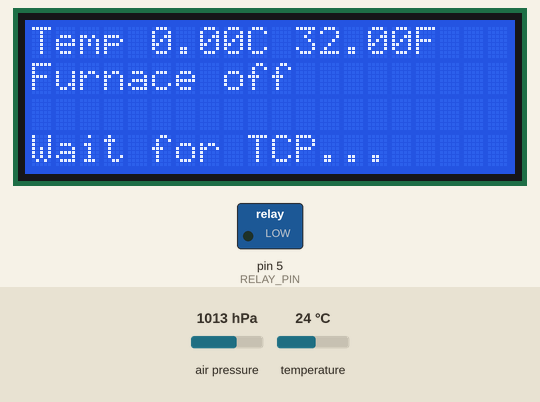
A sketch run on a simulated Arduino Uno, built with avr-gcc and run on an emulated ATmega328P. On the bench: 20×4 character LCD, switched loads named in the sketch (green lamp = pin HIGH). The inputs (shaded band) are chosen by the test bench; at power-on: temperature 24 °C, air pressure 1013 hPa. No radio packets arrive unless stated; what the sketch prints to the serial monitor is not drawn.

Above: at 15.2 s.
At 18.1 s:
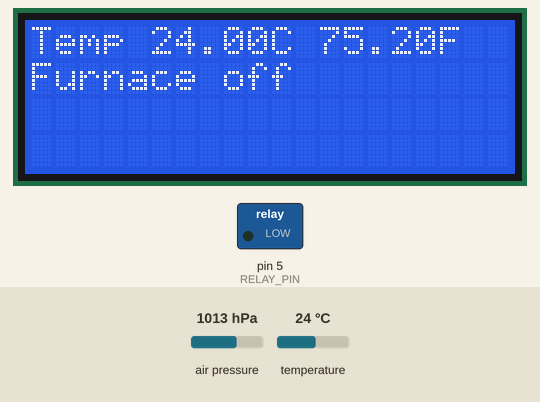
18.2 s: temperature set to 7 °C
At 34.2 s:
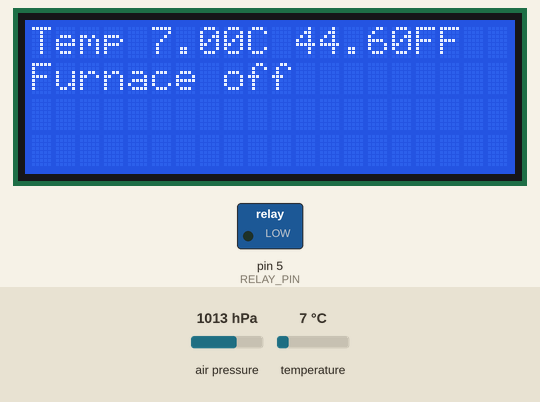
34.8 s: temperature set to 12 °C
At 50.3 s:
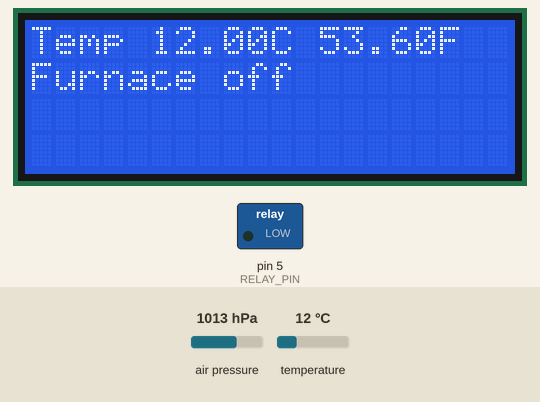
51.4 s: temperature set to 19 °C
At 66.8 s:
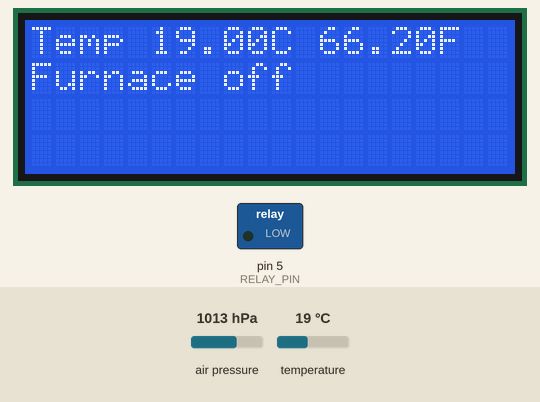
Timing chart, 0 to 68.3 s (numbered marks = the images above; inputs shaded):
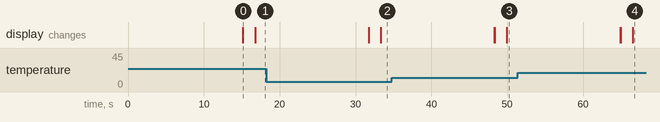

Measured:
- what the display in image 0 shows lasts 1.5 s, from 15.2 s to 16.7 s

The sketch:

ernest_master.ino
```cpp
#include <SPI.h>
#include <Wire.h>
#include <EtherCard.h>
#include <SFE_BMP180.h>
#include <LiquidCrystal_I2C.h>
#include <nRF24L01.h>
#include <RF24.h>

#define MAX_CLIENTS 16

//// Hardware abstractions

// nRF24L01 radio
#define PIN_R_CE 10
#define PIN_R_CSN 9
RF24 radio(PIN_R_CE, PIN_R_CSN);
uint64_t rf_pipes[2] = { 0xF0F0F0F0E1LL, 0xF0F0F0F0D2LL };

struct datagram {
    double temp;
    double pressure;
    double humidity;
    uint8_t node_id;
    uint64_t parity;
};

// State
static uint32_t readings_handled = 0;
double node_temps[MAX_CLIENTS];
double node_pressures[MAX_CLIENTS];
double node_humidities[MAX_CLIENTS];
short node_updated[MAX_CLIENTS];
uint8_t G_LAST_UPDATED_NODE;
double G_LAST_UPDATED_TEMP, G_LAST_UPDATED_PRESSURE;

// Relay
#define RELAY_PIN 5
bool G_FURNACE_ON = false;

// LCD
LiquidCrystal_I2C lcd(0x3F,20,4); //Addr: 0x3F, 20 chars & 4 lines
unsigned long lcd_last_node_update = 0;
unsigned long lcd_last_node_reset = 0;
int lcd_current_node = 0;
short lcd_node_active[MAX_CLIENTS];

// Ethernet
byte mac[] = {0xDE, 0xAD, 0xBE, 0xEF, 0xFE, 0xED};
byte myip[] = { 192, 168, 0, 5 };
byte gwip[] = { 192, 168, 0, 1 };
byte Ethernet::buffer[256];
#define GET_ARG_BUFLEN 64
char value_buffer[GET_ARG_BUFLEN];
boolean OUTSTANDING_WWW_REQ = false;

// Optional on-board sensor
#define ALTITUDE 4.0
SFE_BMP180 sensor;
unsigned long last_temp_conn = 0;
unsigned temp_poll_time = 15 * 1000;
bool G_HAS_OWN_SENSOR = true;
double G_LOCAL_TEMP, G_LOCAL_PRESSURE;

// Function prototypes
void handlePendingData();
void postTempData(short node_id, float temp, float pressure, float humidity);
void parseHTTPResponse();
void updateLocalTemps();
void updateLCD();
void setLCDDebugLine(const char* msg);
void init_NRF24();
void http_handle_resp(byte status, word off, word len);

// Program memory those strings eh
char prog_buffer[100];
const char LCD_BOOT[] = "Booting...";
const char LCD_TAKE_READING[] = "Taking a reading...";
const char LCD_ETH_FAIL[] = "Ethernet init fail";
const char LCD_LISTEN_RADIO[] = "Listen to radio";
const char LCD_WAIT_TCP[] = "Wait for TCP...";
const char LCD_BLANK[] = "";
// Ethernet
const char HTTP_PATH[] = "/control";
const char HTTP_ARGS[] = "?node_id=%d&temp=%s&pressure=%s&humidity=%s";
const char HTTP_SERVER[] = "nest.rhye.org";

void setup() {
    // Setup serial
    Serial.begin(9600);

    // LCD display
    lcd.init();
    lcd.backlight();
    lcd.setCursor(0, 0);
    lcd.print(LCD_BOOT);

    // Ethernet
    if (ether.begin(sizeof Ethernet::buffer, mac, 6) == 0){
        setLCDDebugLine(LCD_ETH_FAIL);
        while (1);
    }

    ether.staticSetup(myip, gwip);
    ether.copyIp(ether.hisip, gwip);

    // Relay
    pinMode(RELAY_PIN, OUTPUT);

    // Temp sensor (if present)
    if (!sensor.begin()){
        G_HAS_OWN_SENSOR = false;
    } else {
    }

    // Setup RF
    init_NRF24();

    // Initialize the node data table
    for (int i = 0; i < MAX_CLIENTS; i++){
        node_updated[i] = 0;
    }
}

void init_NRF24(){
    radio.begin();
    radio.enableAckPayload();
    radio.setRetries(15, 15);
    radio.setPayloadSize(22);
    radio.openWritingPipe(rf_pipes[1]);
    radio.openReadingPipe(1, rf_pipes[0]);
    radio.startListening();

    // Dump details for debugging
    radio.printDetails();
}

/*
 * Main loop:
 * - Check for pending node transmissions
 * - Iterate over the node data we have stored, and see if any of it is dirty
 *     - If so, post it to the server
 * - Adjust relay based on response
 */
void loop() {
    // Handle low-level ethernet data
    word len = ether.packetReceive();
    ether.packetLoop(len);

    // Grab new node data
    Serial.print(".");
    handlePendingData();

    // Check for changed data
    for (int i = 0; i < MAX_CLIENTS; i++){
        // For changed node data, POST it
        if (node_updated[i]) {
            postTempData(i, node_temps[i], node_pressures[i], node_humidities[i]);
        }
        node_updated[i] = 0;
    }

    // If we have our own sensor, get data from it too
    if (G_HAS_OWN_SENSOR){
        if (millis() - last_temp_conn > temp_poll_time){
            updateLocalTemps();
            last_temp_conn = millis();
        }
    }

    setLCDDebugLine(LCD_BLANK);
    updateLCD();

    delay(1000);
}

void setLCDDebugLine(const char* msg){
    lcd.setCursor(0, 3);
    lcd.print(msg);

    // Whitespace the rest of the line
    int i = 20;
    for (; i > 0 && msg[20-i] != '\0'; i--){
    }
    for (;i > 0; i--){
        lcd.print(" ");
    }
}

void setLCDNodeTemp(int row){
    int i;
    // If it's been > 5 seconds, move to the next active node
    if (millis() - lcd_last_node_update > 5000){
        // Clear the row
        lcd.setCursor(0, row);
        for (i=0; i < 20; i++){
            lcd.print(" ");
        }

        lcd_last_node_update = millis();
        for (i=0; i < 16; i++){
            lcd_current_node++;
            if (lcd_current_node > 15) {
                lcd_current_node = 0;
            }
            if (lcd_node_active[lcd_current_node]){
                break;
            }
        }

        // If we cycled back through and found no active nodes,
        // don't put anything on the display.
        if (i == 16 && !lcd_node_active[lcd_current_node] ){
            return;
        }

        lcd.setCursor(0, row);
        lcd.print("N");
        lcd.print(lcd_current_node);
        lcd.print(" ");
        lcd.print(node_temps[lcd_current_node]);
        lcd.print("C ");
        lcd.print((node_temps[lcd_current_node] * 9.0 / 5.0) + 32);
        lcd.print("F");
    }

    // If it's been > 60 seconds, reset the 'active' bit on all nodes
    if (millis() - lcd_last_node_reset > 60000){
        lcd_last_node_reset = millis();
        for (i=0; i < MAX_CLIENTS; i++){
            lcd_node_active[i] = 0;
        }
    }
}

void updateLCD(){
    lcd.setCursor(0, 0);
    if (G_HAS_OWN_SENSOR){
        lcd.print("Temp ");
        lcd.print(G_LOCAL_TEMP);
        lcd.print("C ");
        lcd.print((G_LOCAL_TEMP * 9.0 / 5.0) + 32);
        lcd.print("F");
    } else {
        setLCDNodeTemp(0);
    }

    lcd.setCursor(0, 1);
    lcd.print("Furnace ");
    if (G_FURNACE_ON){
        lcd.print("on ");
    } else {
        lcd.print("off");
    }

    if (G_HAS_OWN_SENSOR){
        setLCDNodeTemp(2);
    }
}

void sprint_double( double val, char* buf){
    int ival = int(val);
    unsigned int frac;
    if(val >= 0)
        frac = (val - ival) * 10000;
    else
        frac = (ival- val ) * 10000;

    sprintf(buf, "%d.%d", ival, frac);
}

void postTempData(short node_id, float temp, float pressure, float humidity){
    char tmp_temp[16] = { 0 };
    char tmp_pressure[16] = { 0 };
    char tmp_humid[16] = { 0 };

    sprint_double(temp, tmp_temp);
    sprint_double(pressure, tmp_pressure);
    sprint_double(humidity, tmp_humid);

    sprintf(value_buffer, HTTP_ARGS, node_id, tmp_temp, tmp_pressure, tmp_humid);

    ether.browseUrl(PSTR("/control"), value_buffer, PSTR("nest.rhye.org"), http_handle_resp);
    OUTSTANDING_WWW_REQ = 1;
    setLCDDebugLine(LCD_WAIT_TCP);
    short retries = 0;
    while (OUTSTANDING_WWW_REQ && retries < 15){
        // Handle low-level ethernet data
        ether.packetLoop(ether.packetReceive());
        delay(100);
        retries++;
    }
    setLCDDebugLine(LCD_BLANK);
}

void http_handle_resp(byte status, word off, word len){
    // Really cheap and dirty, pretty much just strcmp for burn-y or burn-n
    // in the response body. Not guaranteed to work with other people's httpds
    char msg_payload_len = 6;
    unsigned char post_nl_read = 0;
    char cmd[msg_payload_len];
    Ethernet::buffer[off+len < 256 ? off+len : 255] = 0;
    for (; Ethernet::buffer[off]; off++){
        char c = Ethernet::buffer[off];
        Serial.print(c);
        if (c == '\n' || c == '\r'){
space:
            post_nl_read = 0;
            while (Ethernet::buffer[off] && post_nl_read < msg_payload_len){
                cmd[post_nl_read] = Ethernet::buffer[++off];
                Serial.print(cmd[post_nl_read]);
                if (cmd[post_nl_read] == '\n' || cmd[post_nl_read] == '\r'){
                    goto space;
                }
                post_nl_read++;
            }
            if (post_nl_read == 6){
                if (cmd[0] == 'b'
                        && cmd[1] == 'u'
                        && cmd[2] == 'r'
                        && cmd[3] == 'n'
                        && cmd[4] == '-'){
                    if (cmd[5] == 'y'){
                        // Turn on the heat
                        digitalWrite(RELAY_PIN, HIGH);
                        G_FURNACE_ON = 1;
                        OUTSTANDING_WWW_REQ = 0;
                        return;
                    } else if (cmd[5] == 'n'){
                        // Turn off the heat
                        digitalWrite(RELAY_PIN, LOW);
                        G_FURNACE_ON = 0;
                        OUTSTANDING_WWW_REQ = 0;
                        return;
                    }
                }
            }
        }
    }
    OUTSTANDING_WWW_REQ = 0;
}

uint64_t dec_of_float(double d){
    uint64_t ret = 0;
    unsigned char *ds = (unsigned char *) &d;
    for (unsigned i = 0; i < sizeof (double) && i < 8; i++){
        ret = ret | (ds[i] << (i * 8));
    }
    return ret;
}

uint64_t parity(double t, double p, double h, uint64_t node_id){
    uint64_t ret = 0;
    for(unsigned i=0; i < sizeof(uint64_t); i++){
        ret |= (node_id << (i * 8));
    }
    ret = ret ^ (dec_of_float(t) ^ 0x5555555555555555LL);
    ret = ret ^ (dec_of_float(p) ^ 0x3333333333333333LL);
    ret = ret ^ (dec_of_float(h) ^ 0xF0F0F0F0F0F0F0F0LL);
    return ret;
}

// Check for pending data, and mark readings as to-be-updated.
void handlePendingData(){
    setLCDDebugLine(LCD_LISTEN_RADIO);

    // Check if the radio is operating properly,
    // and if not reset it.
    if(radio.failureDetected){
        init_NRF24();
        radio.failureDetected = 0;
    }

    // Dump the payloads until we've gotten everything or hit the cap
    // Don't get caught in an infinite radio loop - break out after handling
    // more than a reasonable number of packets.
    int packets_read = 0;
    static struct datagram node_data;
    while (radio.available() && packets_read < 25){
        packets_read++;
        radio.read(&node_data, sizeof(struct datagram));

        // Check the parity
        uint64_t local_parity = parity(
                node_data.temp,
                node_data.pressure,
                node_data.humidity,
                node_data.node_id
                );

        // If the parity is wrong, don't use the reading
        if (node_data.parity == 0 || local_parity != node_data.parity){
            continue;
        }

        // Ack with the number of node broadcasts we have handled
        // Ack doesn't get sent in the case of a bad parity
        radio.writeAckPayload( 1, &readings_handled, sizeof(readings_handled) );

        // Update the node data array and flag the data as changed
        node_temps[node_data.node_id] = node_data.temp;
        node_pressures[node_data.node_id] = node_data.pressure;
        node_humidities[node_data.node_id] = node_data.humidity;
        node_updated[node_data.node_id] = 1;
        lcd_node_active[node_data.node_id] = 1;
    }
}

void updateLocalTemps(){
    setLCDDebugLine(LCD_TAKE_READING);
    char status;
    double temp, pressure, pressure_abs;
    status = sensor.startTemperature();
    if (status != 0){
        // Wait for the measurement to complete:
        delay(status);

        // Retrieve the completed temperature measurement:
        // Note that the measurement is stored in the variable T.
        // Function returns 1 if successful, 0 if failure.
        status = sensor.getTemperature(temp);
        if (status != 0){
            // Start a pressure measurement:
            // The parameter is the oversampling setting, from 0 to 3
            // If request is successful, the number of ms to wait is returned.
            // If request is unsuccessful, 0 is returned.
            status = sensor.startPressure(3);
            if (status != 0){
                // Wait for the measurement to complete:
                delay(status);

                // Get the pressure (dependent on temperature)
                status = sensor.getPressure(pressure_abs, temp);
                if (status != 0){
                    // The pressure sensor returns abolute pressure, which varies with altitude.
                    // To remove the effects of altitude, use the sealevel function and your current altitude.
                    pressure = sensor.sealevel(pressure_abs, ALTITUDE);
                    postTempData(255, temp, pressure, NAN);
                    G_LOCAL_TEMP = temp;
                    G_LOCAL_PRESSURE = pressure;
                }
            }
        }
    }
}
```
